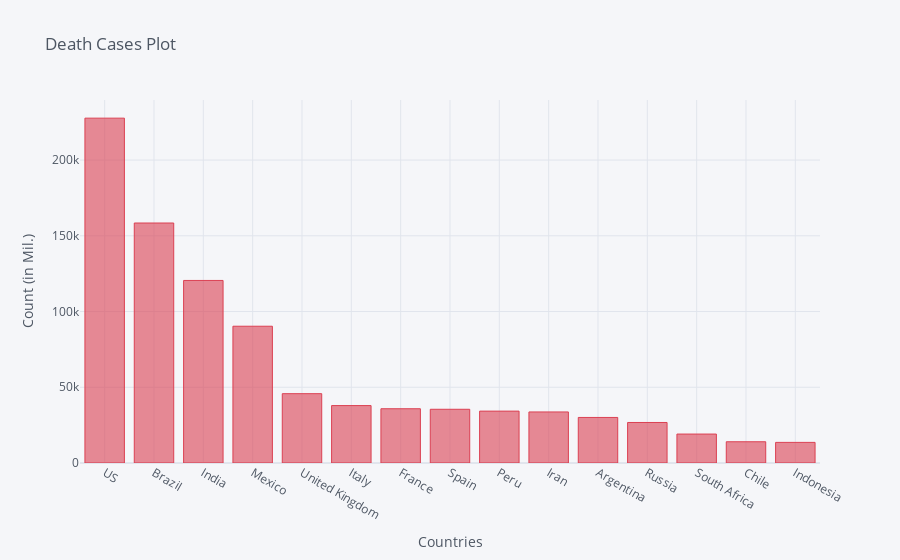

The notebook cell this image was saved under:
### Code cell
death_df2_plot.iplot(kind='bar', x='Country/Region', y='10/28/20',color='red',
                    title='Death Cases Plot',xTitle='Countries',yTitle='Count (in Mil.)')

### Figure 1 — Plotly figure (JSON) as saved in the notebook; plotly's stock layout.template omitted (floating-point values rounded to 4 significant figures)
{"data": [{"marker": {"color": "rgba(219, 64, 82, 0.6)", "line": {"color": "rgba(219, 64, 82, 1.0)", "width": 1}}, "name": "10/28/20", "orientation": "v", "text": "", "type": "bar", "x": ["US", "Brazil", "India", "Mexico", "United Kingdom", "Italy", "France", "Spain", "Peru", "Iran", "Argentina", "Russia", "South Africa", "Chile", "Indonesia"], "y": [227685, 158456, 120527, 90309, 45765, 37905, 35823, 35466, 34257, 33714, 30071, 26752, 19111, 14032, 13612]}], "layout": {"legend": {"bgcolor": "#F5F6F9", "font": {"color": "#4D5663"}}, "paper_bgcolor": "#F5F6F9", "plot_bgcolor": "#F5F6F9", "title": {"font": {"color": "#4D5663"}, "text": "Death Cases Plot"}, "xaxis": {"gridcolor": "#E1E5ED", "showgrid": true, "tickfont": {"color": "#4D5663"}, "title": {"font": {"color": "#4D5663"}, "text": "Countries"}, "zerolinecolor": "#E1E5ED"}, "yaxis": {"gridcolor": "#E1E5ED", "showgrid": true, "tickfont": {"color": "#4D5663"}, "title": {"font": {"color": "#4D5663"}, "text": "Count (in Mil.)"}, "zerolinecolor": "#E1E5ED"}}}
